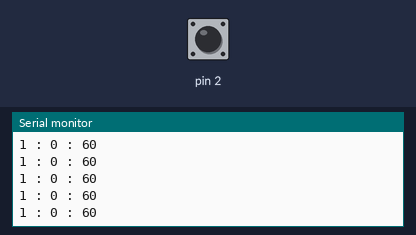
Bench run of a sketch on a simulated Arduino Uno, built with avr-gcc and run on an emulated ATmega328P. On the bench: the last lines printed to the serial monitor. Inputs (shaded band) come from the test bench; at power-on: pin 2 HIGH.

Above: at 1.2 s.
1.3 s: pin 2 pulled LOW for 0.15 s
At 2.0 s:
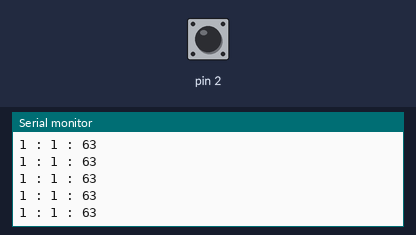
2.9 s: pin 2 pulled LOW for 1 s
At 3.7 s:
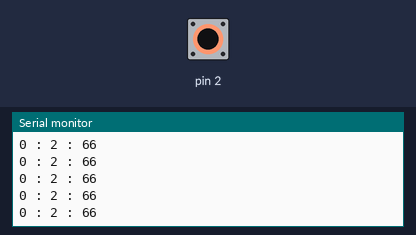
6.9 s: pin 2 pulled LOW for 0.15 s
At 7.4 s:
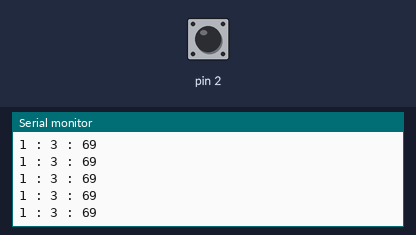
Timing chart, 0 to 9.9 s (numbered marks = the images above; inputs shaded):
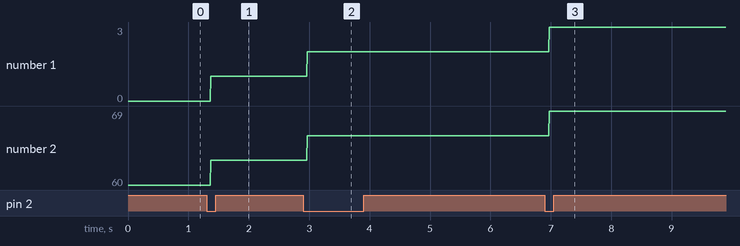

Measured:
- after the input at 1.3 s, the serial monitor: prints a new line after 0.07 s (image 1)
- after the input at 2.9 s, the serial monitor: prints a new line after 0.07 s (image 2)
- after the input at 6.9 s, the serial monitor: prints a new line after 0.08 s (image 3)
- plotted number 1: 1 → 2 after the input at 2.9 s, 2 → 3 after the input at 6.9 s
- plotted number 2: 60 → 63 after the input at 1.3 s, 63 → 66 after the input at 2.9 s, 66 → 69 after the input at 6.9 s

The sketch:

reloader.ino
```cpp
#include"reloader.h"
#include <Arduino.h>

uint8_t a = 60;
reloader myservo(9,2,0);

void setup() {
  Serial.begin(9600);
  myservo.reset();
}

void loop(){
  a = myservo.write(a);
  Serial.print(myservo.buttonstate());
  Serial.print(" : ");
  Serial.print(myservo.getcount());
  Serial.print(" : ");
  Serial.println(a);
}
```

reloader.cpp
```cpp
#include "reloader.h"

reloader::reloader(uint8_t servopin, uint8_t buttonpin, uint8_t count)
: _servopin(servopin), _buttonpin(buttonpin), _count(count){
    loop=0;
    pinMode(_buttonpin, INPUT_PULLUP);
}

void reloader::attach() {
  _buttonstate=digitalRead(_buttonpin);
}

uint8_t reloader::write(uint8_t _angle) {
  attach();
  if (_buttonstate == 0  && loop == 0) {
    _angle += 3;
    _count++;
    loop = 1;
  }

  else if (_buttonstate == 1 && loop == 1) {
    loop = 0;
  }
  return _angle;
}

int reloader::buttonstate(){
  return _buttonstate;
}

void reloader::reset(){
  _count=0;
}

int reloader::getcount(){
  _getcount =_count;
  return _getcount;
}
```

reloader.h
```cpp
#pragma once
#include <Arduino.h>
#include<stdint.h>

class reloader {
  private:
  uint8_t _count;
  uint8_t _servopin;
  uint8_t _buttonpin;
  uint8_t _servo2pin;
  uint8_t _button2pin;
  uint8_t _servo2degree;
  uint8_t _buttonstate;
  uint8_t _getcount;

  public:
  int loop;
  uint8_t _angle;

  reloader(uint8_t servopin, uint8_t buttonpin, uint8_t count);
  void attach();
  uint8_t write(uint8_t _angle);
  int buttonstate();
  void reset();
  int getcount();

};
```
